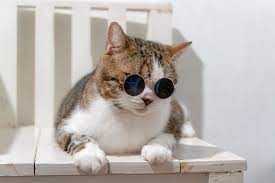
#> input picture assets/catImage.jpg, 275 x 183 px, found by its file name
$ python cornerDetection.py
#> lines starting #> are read from the running program, lines starting #| are printed output that depends on the picture; after the words box and inside, x2 and y2 are one past the last pixel; in counts of white or black regions, pixels touching at a corner belong together
from ctypes.wintypes import RGB
import cv2
import numpy as np

img=cv2.imread("myProject/assets/catImage.jpg")
#> img is the input picture: shape (183, 275, 3); mean B, G, R 176.1, 180.7, 187.5

rimg=cv2.resize(img,(300,300))
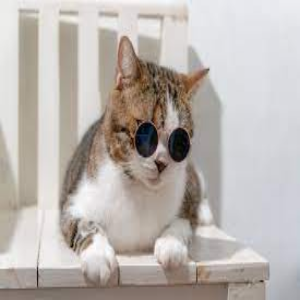
#> rimg: shape (300, 300, 3); mean B, G, R 176, 180.6, 187.3
gray=cv2.cvtColor(rimg,cv2.COLOR_BGR2GRAY)
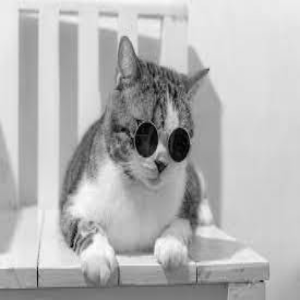
#> gray: shape (300, 300); min 2, max 253, mean 182

corners=cv2.goodFeaturesToTrack(gray,200,0.01,10)
#> corners = 153 rows, first 8: [71, 246], [208, 69], [262, 281], [155, 161], [133, 137], [37, 267], [159, 172], [136, 120]
corners=np.int0(corners)

for corner in corners:
    x,y=corner.ravel()
    cv2.circle(rimg,(x,y),3,(0,0,255),-2)
#> this loop made 153 passes
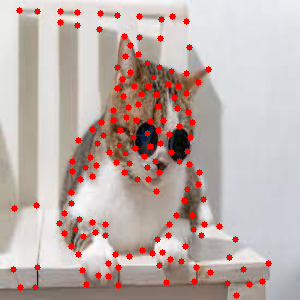
#> rimg: shape (300, 300, 3); 4.93% of pixels changed, all inside (x1, y1, x2, y2) = (10, 7, 272, 299)

cv2.imshow("Original Image",rimg)

cv2.waitKey(0)

$ run again, with assets/pageImage.jpg copied over assets/catImage.jpg
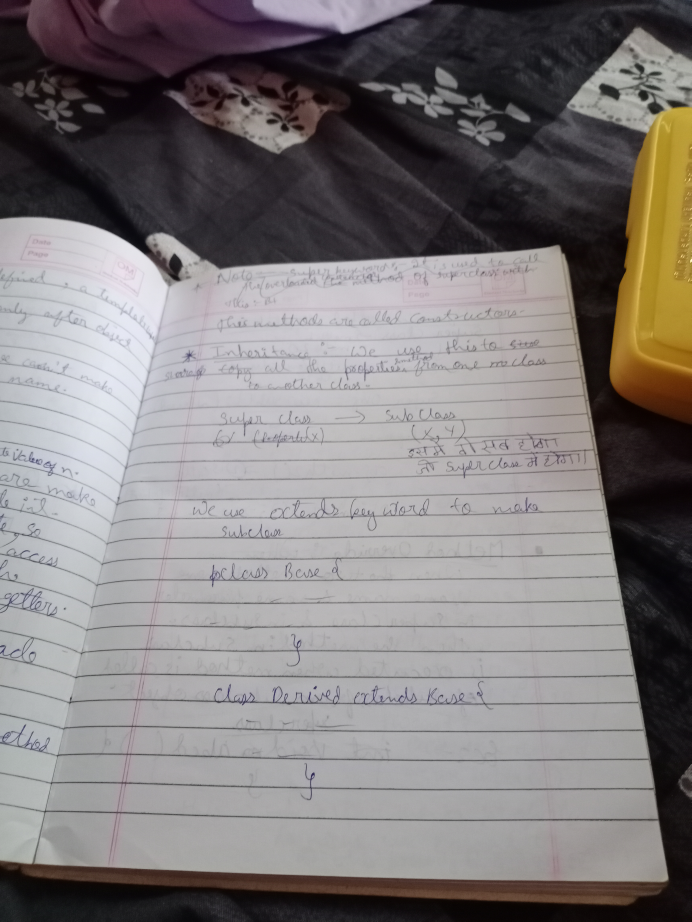
#> input picture assets/pageImage.jpg, 3456 x 4608 px, found by its file name (shown at 1/5 size)
#> img is the input picture: shape (4608, 3456, 3); mean B, G, R 123.8, 123.7, 128.3
#> `gray=cv2.cvtColor(rimg,cv2.COLOR_BGR2GRAY)`:
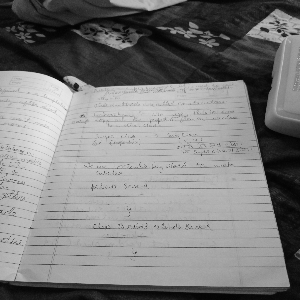
#> gray: shape (300, 300); min 2, max 234, mean 125.1
#> corners = 200 rows, first 8: [261, 28], [77, 90], [287, 35], [278, 30], [123, 41], [288, 285], [218, 44], [64, 78]
#> the loop `for corner in corners:` made 200 passes
#> after the loop `for corner in corners:`:
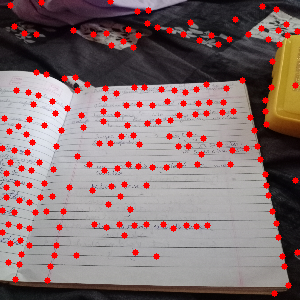
#> rimg: shape (300, 300, 3); mean B, G, R 114.5, 114.5, 135.3
